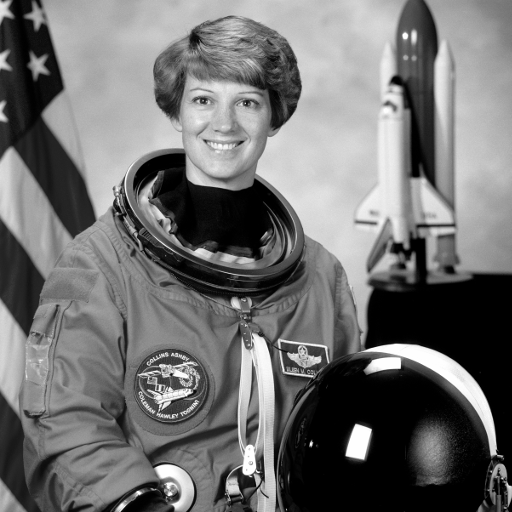
#> input picture 03_notebooks/astronaut_bw.png, 512 x 512 px
$ jupyter execute '03_computing histograms.ipynb'   (shell and % lines are left out)
#> lines starting #> are read from the running program, lines starting #| are printed output that depends on the picture
[cell 1]
import numpy as np

from matplotlib import pyplot as plt
plt.rcParams['axes.labelsize'] = 20
plt.rcParams['xtick.labelsize'] = 14
plt.rcParams['ytick.labelsize'] = 14

[cell 2]
from skimage.io import imread
astro_bw = imread('astronaut_bw.png')
#> astro_bw is the input picture: shape (512, 512); min 0, max 255, mean 112.7

## computing histograms

[cell 3]
plt.figure(figsize=(19,12))

plt.subplot(221)
plt.imshow(astro_bw, cmap = plt.cm.gray)
plt.axis('off')
plt.title('Collins', fontsize=20)

plt.subplot(222)
plt.hist(astro_bw.flatten(), bins=256, range=(0,256))  # range is important if min/max are not 0/255
plt.ylabel('number of pixels')
plt.xlabel('gray value')
plt.title('histogram', fontsize=20)

plt.subplot(223)
plt.hist(astro_bw.flatten(), bins=256, range=(0,256) ,align = 'left')  # align for centering
plt.ylabel('number of pixels')
plt.xlabel('gray value')
plt.xlim(245, 256)
plt.ylim(0,1600)
plt.title('histogram, zoom', fontsize=20)

plt.subplot(224)
plt.hist(astro_bw.flatten(), bins=256, range=(0,256), cumulative=True, density=True)
plt.xlabel('gray value')
plt.title('cummulative histogram', fontsize=20)

plt.show()
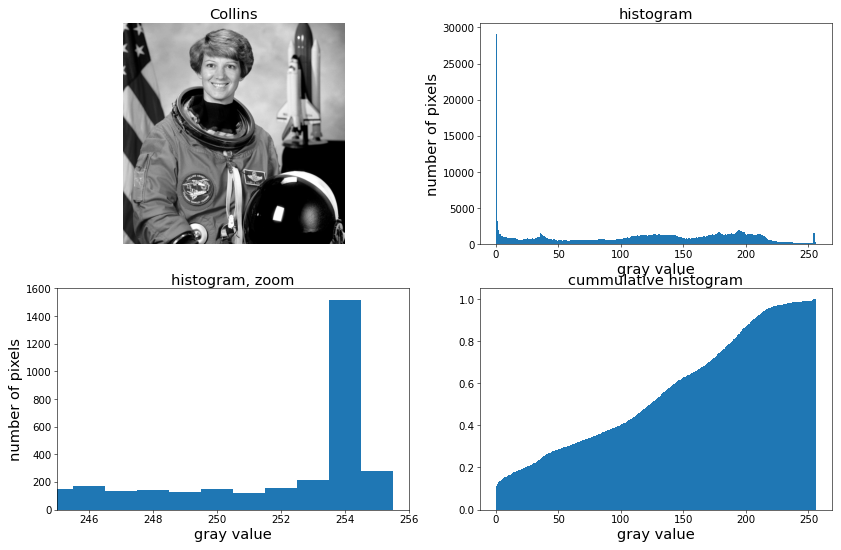
#> figure drawn by matplotlib, 4 panels; panel 2: tallest bar 29129 high, from x = 0 to 1; panel 3: tallest bar 29129 high, from x = -0.5 to 0.5; panel 4: tallest bar 1 high, from x = 255 to 256


$ run again, with 03_notebooks/first.png copied over 03_notebooks/astronaut_bw.png
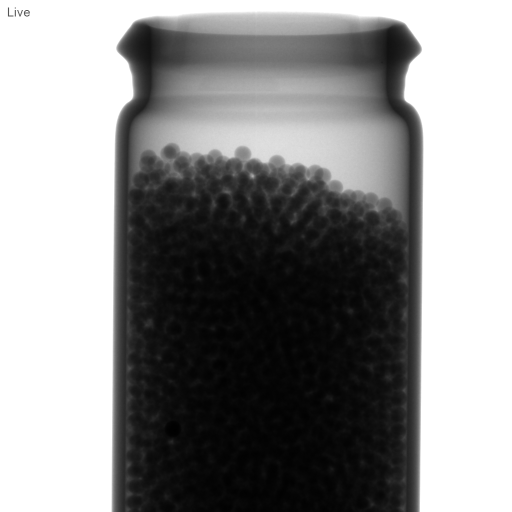
#> input picture 03_notebooks/first.png, 1024 x 1023 px (shown at 1/2 size)
#> astro_bw is the input picture: shape (1023, 1024); min 0, max 255, mean 142.1
#> `plt.show()`:
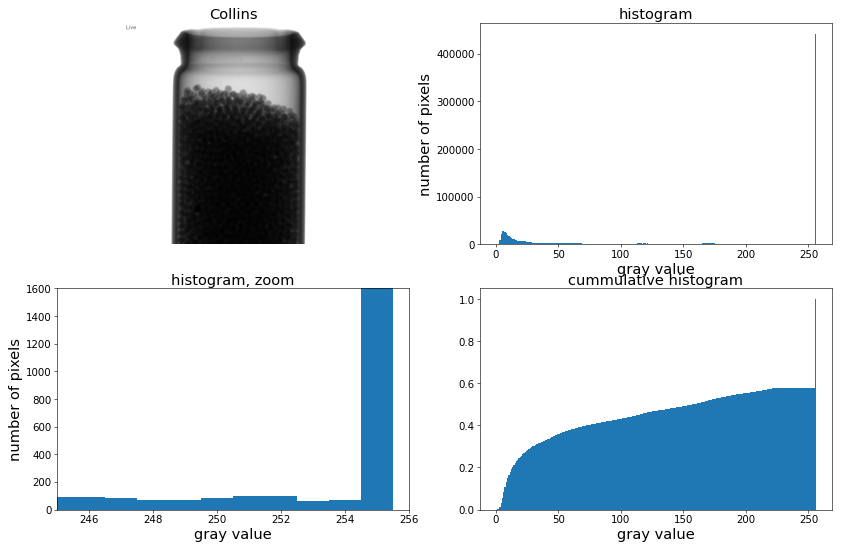
#> figure drawn by matplotlib, 4 panels; panel 2: tallest bar 441759 high, from x = 255 to 256; panel 3: tallest bar 441759 high, from x = 254.5 to 255.5; panel 4: tallest bar 1 high, from x = 255 to 256
